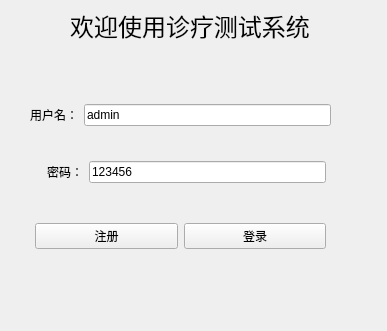
<?xml version="1.0" encoding="UTF-8"?>
<ui version="4.0">
 <class>Widget</class>
 <widget class="QWidget" name="Widget">
  <property name="geometry">
   <rect>
    <x>0</x>
    <y>0</y>
    <width>387</width>
    <height>331</height>
   </rect>
  </property>
  <property name="windowTitle">
   <string>Widget</string>
  </property>
  <widget class="QLabel" name="label_3">
   <property name="geometry">
    <rect>
     <x>70</x>
     <y>10</y>
     <width>240</width>
     <height>31</height>
    </rect>
   </property>
   <property name="font">
    <font>
     <pointsize>18</pointsize>
    </font>
   </property>
   <property name="text">
    <string>欢迎使用诊疗测试系统</string>
   </property>
   <property name="alignment">
    <set>Qt::AlignmentFlag::AlignCenter</set>
   </property>
  </widget>
  <widget class="QWidget" name="">
   <property name="geometry">
    <rect>
     <x>30</x>
     <y>80</y>
     <width>301</width>
     <height>201</height>
    </rect>
   </property>
   <layout class="QVBoxLayout" name="verticalLayout">
    <item>
     <layout class="QHBoxLayout" name="horizontalLayout">
      <item>
       <widget class="QLabel" name="label">
        <property name="text">
         <string>用户名：</string>
        </property>
        <property name="alignment">
         <set>Qt::AlignmentFlag::AlignRight|Qt::AlignmentFlag::AlignTrailing|Qt::AlignmentFlag::AlignVCenter</set>
        </property>
       </widget>
      </item>
      <item>
       <widget class="QLineEdit" name="UseNamelineEdit">
        <property name="text">
         <string>admin</string>
        </property>
       </widget>
      </item>
     </layout>
    </item>
    <item>
     <layout class="QHBoxLayout" name="horizontalLayout_2" stretch="1,5">
      <property name="leftMargin">
       <number>5</number>
      </property>
      <property name="topMargin">
       <number>5</number>
      </property>
      <property name="rightMargin">
       <number>5</number>
      </property>
      <property name="bottomMargin">
       <number>5</number>
      </property>
      <item>
       <widget class="QLabel" name="label_2">
        <property name="text">
         <string>密码：</string>
        </property>
        <property name="alignment">
         <set>Qt::AlignmentFlag::AlignRight|Qt::AlignmentFlag::AlignTrailing|Qt::AlignmentFlag::AlignVCenter</set>
        </property>
       </widget>
      </item>
      <item>
       <widget class="QLineEdit" name="passwordlineEdit">
        <property name="text">
         <string>123456</string>
        </property>
       </widget>
      </item>
     </layout>
    </item>
    <item>
     <layout class="QHBoxLayout" name="horizontalLayout_3">
      <property name="leftMargin">
       <number>5</number>
      </property>
      <property name="topMargin">
       <number>5</number>
      </property>
      <property name="rightMargin">
       <number>5</number>
      </property>
      <property name="bottomMargin">
       <number>5</number>
      </property>
      <item>
       <widget class="QPushButton" name="registbtn">
        <property name="text">
         <string>注册</string>
        </property>
       </widget>
      </item>
      <item>
       <widget class="QPushButton" name="loginbtn">
        <property name="text">
         <string>登录</string>
        </property>
       </widget>
      </item>
     </layout>
    </item>
   </layout>
  </widget>
 </widget>
 <resources/>
 <connections/>
</ui>
